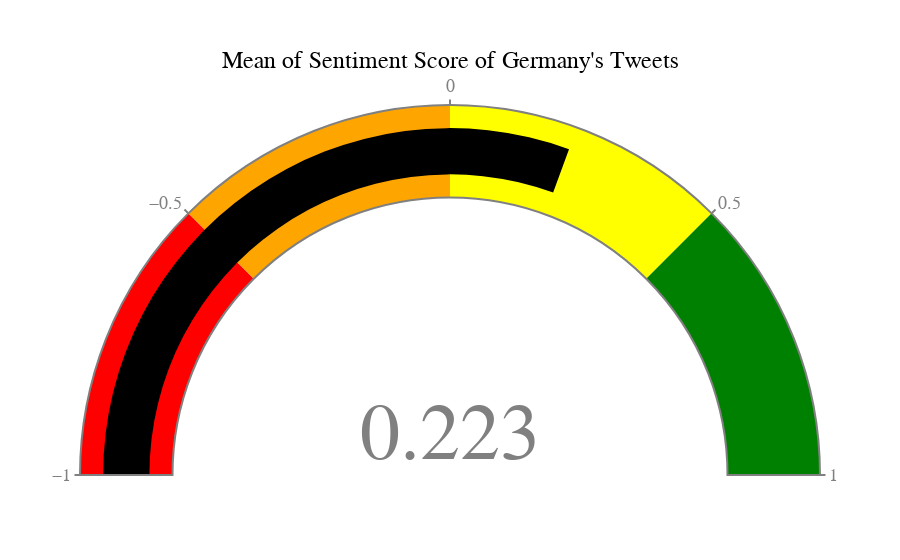

Write notebook code for a chart like this one.
### Code cell
fig = go.Figure(go.Indicator(
    domain={'x': [0, 1], 'y': [0, 1]},
    
    value= Mean_Sentiment_Score_Germany,
    mode="gauge+number",
    title = {'text': "Mean of Sentiment Score of Germany's Tweets", 'font': {'size': 24, 'color': "black", 'family': "Times New Roman"}},
    gauge={'axis': {'range': [-1, 1], 'tickwidth': 2, 'tickcolor': "gray"},
            'bar': {'color': "black"},
            'bordercolor': "gray",
            'borderwidth': 2,
            'bgcolor': "white",
           'steps': [
               {'range': [-1, -0.5], 'color': "red"},
               {'range': [-0.5, 0], 'color': "orange"},
               {'range': [0, 0.5], 'color': "yellow"},
               {'range': [0.5, 1], 'color': "green"}],
           }))
fig.update_layout(font = {'color': "gray", 'family': "Times New Roman", 'size':18})

fig.show()

### Figure 1 — Plotly figure (JSON) as saved in the notebook; plotly's stock layout.template omitted (floating-point values rounded to 4 significant figures)
{"data": [{"domain": {"x": [0, 1], "y": [0, 1]}, "gauge": {"axis": {"range": [-1, 1], "tickcolor": "gray", "tickwidth": 2}, "bar": {"color": "black"}, "bgcolor": "white", "bordercolor": "gray", "borderwidth": 2, "steps": [{"color": "red", "range": [-1, -0.5]}, {"color": "orange", "range": [-0.5, 0]}, {"color": "yellow", "range": [0, 0.5]}, {"color": "green", "range": [0.5, 1]}]}, "mode": "gauge+number", "title": {"font": {"color": "black", "family": "Times New Roman", "size": 24}, "text": "Mean of Sentiment Score of Germany's Tweets"}, "type": "indicator", "value": 0.223}], "layout": {"font": {"color": "gray", "family": "Times New Roman", "size": 18}}}
